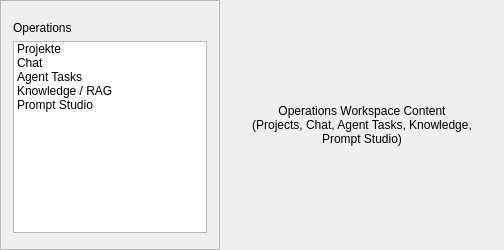
<?xml version="1.0" encoding="UTF-8"?>
<ui version="4.0">
 <class>OperationsScreen</class>
 <widget class="QWidget" name="OperationsScreen">
  <layout class="QHBoxLayout" name="mainLayout">
   <property name="leftMargin">
    <number>0</number>
   </property>
   <property name="topMargin">
    <number>0</number>
   </property>
   <property name="rightMargin">
    <number>0</number>
   </property>
   <property name="bottomMargin">
    <number>0</number>
   </property>
   <property name="spacing">
    <number>0</number>
   </property>
   <item>
    <widget class="QFrame" name="operationsNav">
     <property name="minimumSize">
      <size>
       <width>180</width>
       <height>0</height>
      </size>
     </property>
     <property name="maximumSize">
      <size>
       <width>220</width>
       <height>16777215</height>
      </size>
     </property>
     <property name="frameShape">
      <enum>QFrame::Shape::StyledPanel</enum>
     </property>
     <layout class="QVBoxLayout" name="navLayout">
      <property name="leftMargin">
       <number>12</number>
      </property>
      <property name="topMargin">
       <number>20</number>
      </property>
      <property name="rightMargin">
       <number>12</number>
      </property>
      <property name="bottomMargin">
       <number>16</number>
      </property>
      <item>
       <widget class="QLabel" name="navTitle">
        <property name="text">
         <string>Operations</string>
         </property>
        <property name="objectName">
         <string>domainNavTitle</string>
        </property>
       </widget>
      </item>
      <item>
       <widget class="QListWidget" name="operationsNavList">
        <property name="spacing">
         <number>4</number>
        </property>
        <item>
         <property name="text">
          <string>Projekte</string>
         </property>
        </item>
        <item>
         <property name="text">
          <string>Chat</string>
         </property>
        </item>
        <item>
         <property name="text">
          <string>Agent Tasks</string>
         </property>
        </item>
        <item>
         <property name="text">
          <string>Knowledge / RAG</string>
         </property>
        </item>
        <item>
         <property name="text">
          <string>Prompt Studio</string>
         </property>
        </item>
       </widget>
      </item>
     </layout>
    </widget>
   </item>
   <item>
    <widget class="QStackedWidget" name="operationsWorkspaceHost">
     <property name="currentIndex">
      <number>0</number>
     </property>
     <widget class="QWidget" name="workspacePlaceholder">
      <layout class="QVBoxLayout" name="placeholderLayout">
       <item>
        <widget class="QLabel" name="placeholderLabel">
         <property name="alignment">
          <set>Qt::AlignmentFlag::AlignCenter</set>
         </property>
         <property name="text">
          <string>Operations Workspace Content
(Projects, Chat, Agent Tasks, Knowledge, Prompt Studio)</string>
         </property>
         <property name="wordWrap">
          <bool>true</bool>
         </property>
        </widget>
       </item>
      </layout>
     </widget>
    </widget>
   </item>
  </layout>
 </widget>
 <layoutdefault spacing="6" margin="11"/>
 <resources/>
 <connections/>
</ui>
